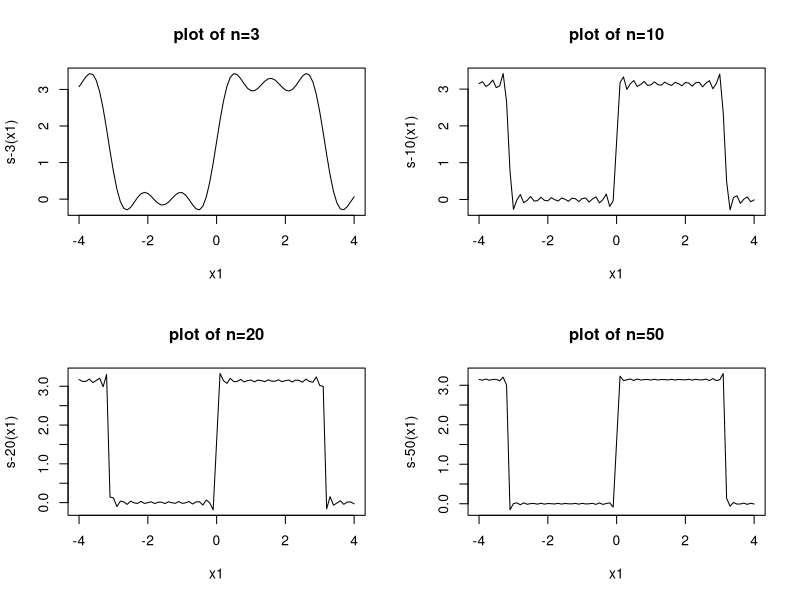

Recreate this plot in R.
fourier<-function(limit,x)
{
  sum_sine<-0
  for(i in seq(from=1,b=2,length.out = limit))
  {
    sum_sine<-sum_sine+sin(x*i)/i
  }
  sum_sine<- pi/2+2*sum_sine
  return(sum_sine)
}
x1=seq(from=-4,to=4,by=.1)
mfrow<-0
par(mfrow=c(2,2))
plot(x1,fourier(3,x1),type = "l",main="plot of n=3",ylab="s-3(x1)")
plot(x1,fourier(10,x1),type = "l",main="plot of n=10",ylab="s-10(x1)")
plot(x1,fourier(20,x1),type = "l",main="plot of n=20",ylab="s-20(x1)")
plot(x1,fourier(50,x1),type = "l",main="plot of n=50",ylab="s-50(x1)")